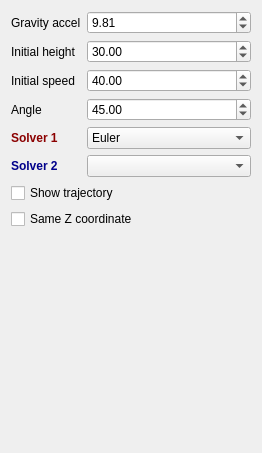
<?xml version="1.0" encoding="UTF-8"?>
<ui version="4.0">
 <class>WidgetProjectiles</class>
 <widget class="QWidget" name="WidgetProjectiles">
  <property name="geometry">
   <rect>
    <x>0</x>
    <y>0</y>
    <width>262</width>
    <height>453</height>
   </rect>
  </property>
  <property name="windowTitle">
   <string>Form</string>
  </property>
  <layout class="QFormLayout" name="formLayout">
   <item row="0" column="0">
    <widget class="QLabel" name="label_2">
     <property name="text">
      <string>Gravity accel</string>
     </property>
    </widget>
   </item>
   <item row="0" column="1">
    <widget class="QDoubleSpinBox" name="gravity">
     <property name="singleStep">
      <double>0.100000000000000</double>
     </property>
     <property name="value">
      <double>9.810000000000000</double>
     </property>
    </widget>
   </item>
   <item row="1" column="0">
    <widget class="QLabel" name="label">
     <property name="text">
      <string>Initial height</string>
     </property>
    </widget>
   </item>
   <item row="1" column="1">
    <widget class="QDoubleSpinBox" name="height">
     <property name="maximum">
      <double>100.000000000000000</double>
     </property>
     <property name="value">
      <double>30.000000000000000</double>
     </property>
    </widget>
   </item>
   <item row="3" column="0">
    <widget class="QLabel" name="label_3">
     <property name="text">
      <string>Angle</string>
     </property>
    </widget>
   </item>
   <item row="3" column="1">
    <widget class="QDoubleSpinBox" name="angle">
     <property name="minimum">
      <double>-90.000000000000000</double>
     </property>
     <property name="maximum">
      <double>90.000000000000000</double>
     </property>
     <property name="value">
      <double>45.000000000000000</double>
     </property>
    </widget>
   </item>
   <item row="2" column="0">
    <widget class="QLabel" name="label_4">
     <property name="text">
      <string>Initial speed</string>
     </property>
    </widget>
   </item>
   <item row="2" column="1">
    <widget class="QDoubleSpinBox" name="speed">
     <property name="maximum">
      <double>50.000000000000000</double>
     </property>
     <property name="value">
      <double>40.000000000000000</double>
     </property>
    </widget>
   </item>
   <item row="7" column="0" colspan="2">
    <widget class="QCheckBox" name="sameZ">
     <property name="text">
      <string>Same Z coordinate</string>
     </property>
    </widget>
   </item>
   <item row="6" column="0" colspan="2">
    <widget class="QCheckBox" name="trajectory">
     <property name="text">
      <string>Show trajectory</string>
     </property>
    </widget>
   </item>
   <item row="4" column="0">
    <widget class="QLabel" name="label_5">
     <property name="styleSheet">
      <string notr="true">font-weight:bold;color:darkred</string>
     </property>
     <property name="text">
      <string>Solver 1</string>
     </property>
    </widget>
   </item>
   <item row="5" column="0">
    <widget class="QLabel" name="label_6">
     <property name="styleSheet">
      <string notr="true">font-weight:bold;color:darkblue</string>
     </property>
     <property name="text">
      <string>Solver 2</string>
     </property>
    </widget>
   </item>
   <item row="4" column="1">
    <widget class="QComboBox" name="solver1">
     <item>
      <property name="text">
       <string>Euler</string>
      </property>
     </item>
     <item>
      <property name="text">
       <string>Symplectic Euler</string>
      </property>
     </item>
     <item>
      <property name="text">
       <string>Midpoint</string>
      </property>
     </item>
     <item>
      <property name="text">
       <string>RK2</string>
      </property>
     </item>
    </widget>
   </item>
   <item row="5" column="1">
    <widget class="QComboBox" name="solver2"/>
   </item>
  </layout>
 </widget>
 <resources/>
 <connections/>
</ui>
